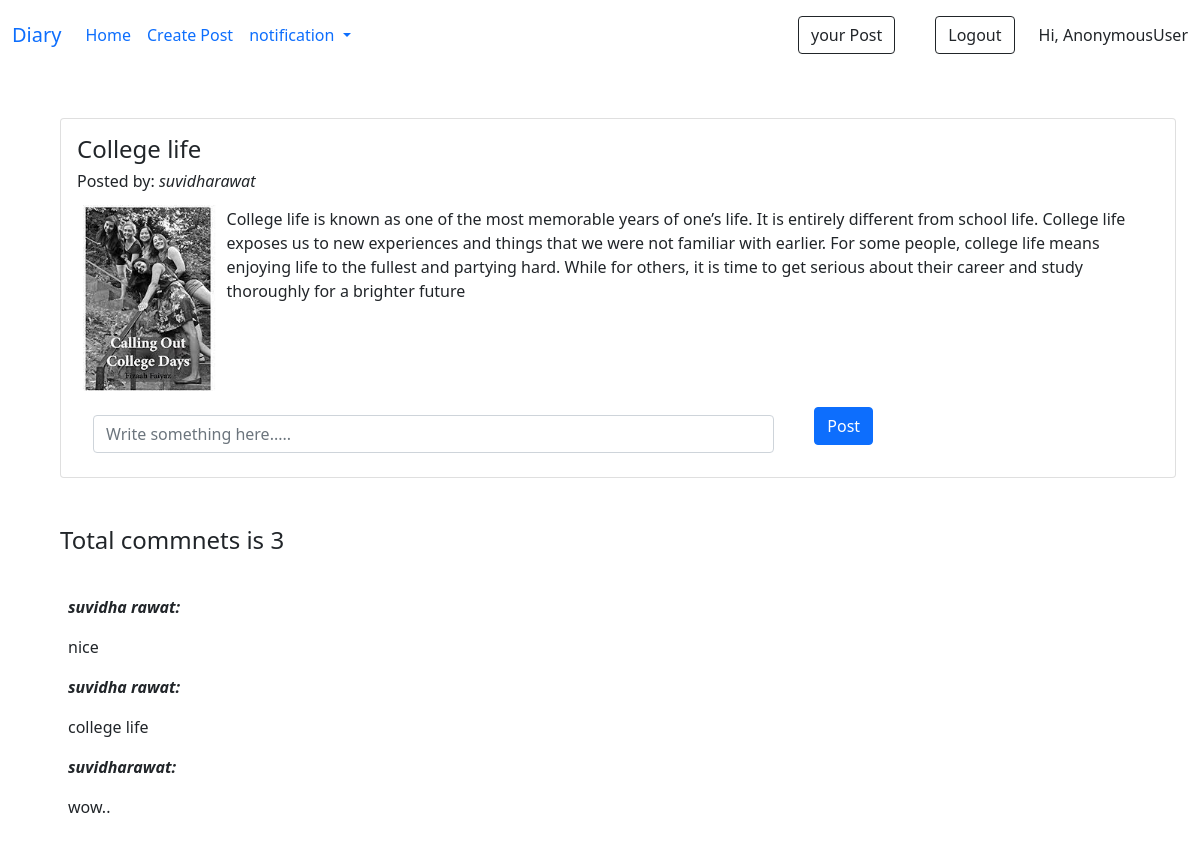
Screenshot of /home/display/4 with the database file from the repository.
### home/models.py (models this page shows, shortened)
class memo(models.Model):
    post_id=models.AutoField(primary_key=True)
    title=models.CharField(max_length=20)
    desc= models.TextField()
    image=models.ImageField(upload_to="images")
    user =models.ForeignKey(User,on_delete=models.CASCADE)
    Privcy=models.CharField(max_length=10, default="Public")

class comments(models.Model):
    post=models.ForeignKey(memo,on_delete=models.CASCADE)
    comment=models.TextField()
    comment_by = models.ForeignKey(User, on_delete=models.CASCADE)

### home/views.py (the view)
# urls.py: path('display/<int:id>', views.display, name='display'),
def display (request,id):
    disp=memo.objects.get(post_id=id)
    view_cmnt=comments.objects.filter(post=id)
    count = view_cmnt.count()
    if request.method=='POST':
        cmnt=request.POST['comments']
        add_cmnt=comments.objects.create(post=memo(post_id=id) ,comment=cmnt, comment_by = User(id = request.session['user_id']))
    return render(request,'display.html',{'disp':disp,'view_cmnt':view_cmnt, 'count':count})

### templates/display.html (shortened to what this page needs)
{% extends 'base.html' %}
{% block body %}
{% include 'nav.html'%}
<div class="container m-5 ">
    <div class="card  p-3"  >
        <h4 class="card-title">{{disp.title}}</h4>
        <h6><span>Posted by: <i>{{disp.user}}  </i></span></h6>
      <div class="d-flex ">
        <img src="{{disp.image.url}}" class="card-img-top" alt="..." style="height: 200px ; width:200px;">
        <p class="card-text p-2">{{disp.desc}}</p>
      </div>
      <form method="post">
      <div class="row mt-2">
        <div class="col-md-8">
          <a class="nav-link" ><input class="form-control" name="comments" placeholder="Write something here....."></a>
        </div>
        <div class="col-auto">
          <button class="btn btn-primary"> Post</button>
        </div>
      </div>
    </div>
</div>
  <div class="container m-5">
    <h4>Total commnets is {{count}}</h4>
    <br>
    {% for comnt in view_cmnt %}
    <div class="d-flex flex-column mb-3">
      <div class="p-2"><b><i>{{comnt.comment_by}}:</i></b></div>
      <div class="p-2">{{comnt.comment}}</</div>
    </div>
    {% endfor %}
  </div>
{% endblock body %}

### rows the page displays
memo: title "College life", user "suvidharawat", image (picture), desc "College life is known as one of the most memorable years of one’s life. It is entirely different from school life. College life exposes us to new experiences and things that we were not familiar with earlier. For some people, college life means enjoying life to the fullest and partying hard. While for others, it is time to get serious about their career and study thoroughly for a brighter future"
comments: comment_by "suvidha rawat", comment "nice"
comments: comment_by "suvidha rawat", comment "college life"
comments: comment_by "suvidharawat", comment "wow.."

### other values shown
{{ request.user }} "AnonymousUser"
{{ count }} "3"
